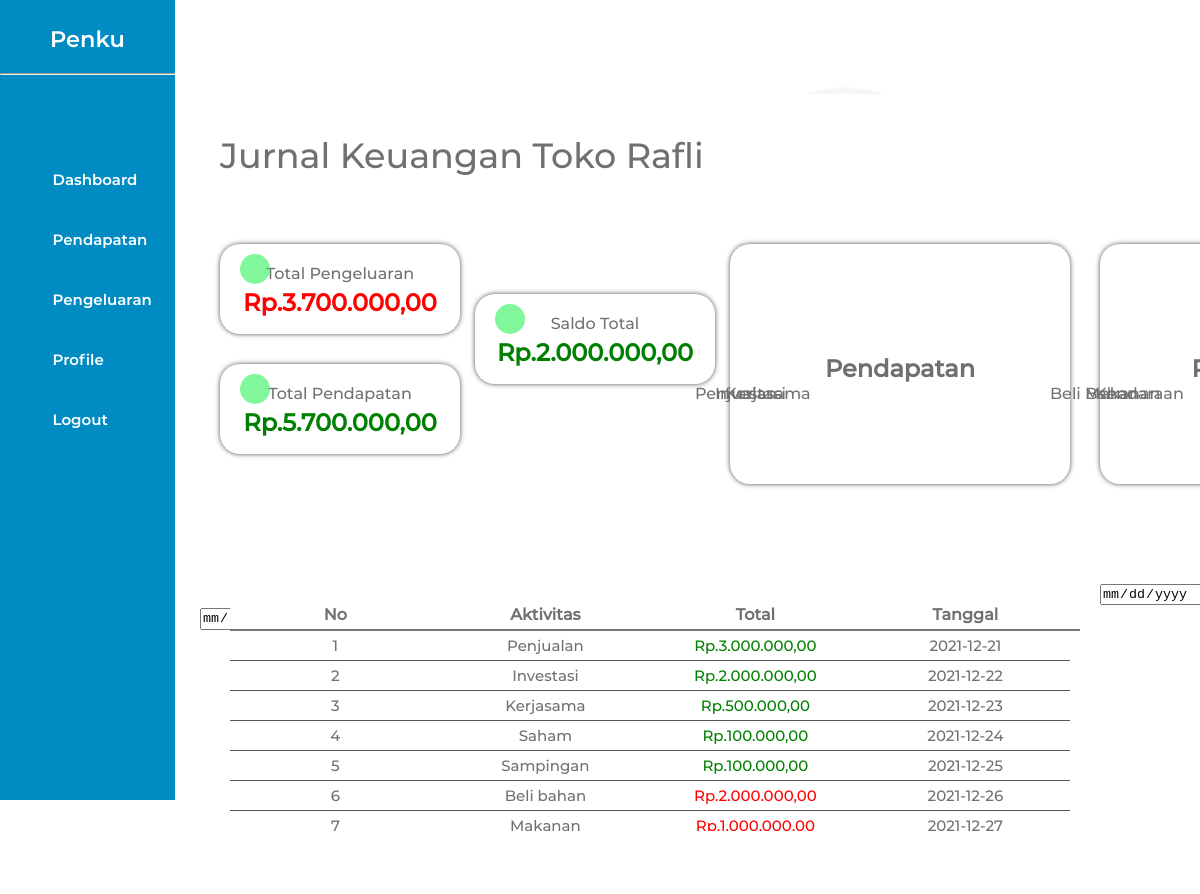
Screenshot of /Tampilan_Menu/index.php (signed in) with the database file from the repository.
### tables this page shows
CREATE TABLE `pelaku_ukm` (
  `id` int(100) NOT NULL,
  `email` varchar(30) NOT NULL,
  `username` varchar(25) NOT NULL,
  `password` varchar(20) NOT NULL
);

CREATE TABLE `pendapatan` (
  `id_pendapatan` int(11) NOT NULL,
  `kategori` varchar(100) NOT NULL,
  `deskripsi` varchar(100) NOT NULL,
  `jumlah` varchar(50) NOT NULL,
  `tanggal` date NOT NULL,
  `user_id` int(11) NOT NULL
);

CREATE TABLE `pengeluaran` (
  `id_pengeluaran` int(11) NOT NULL,
  `kategori` varchar(100) NOT NULL,
  `deskripsi` varchar(100) NOT NULL,
  `jumlah` varchar(50) NOT NULL,
  `tanggal` date NOT NULL,
  `user_id` int(15) NOT NULL
);

### Tampilan_Menu/index.php (the view, shortened to what this page needs)
<?php
  include "koneksi.php";
?>
<!DOCTYPE html>
<html lang="en">
<head>
    <link rel="stylesheet" href="style.css?v=<?php echo time(); ?>">
</head>
<body>
    <div class="sidebar">
        <div class="penku">
            <h2>Penku</h2>
            <hr />
        </div>
        <div class="menu dashboard" id="dashboard">Dashboard</div>
        <div class="menu incomes" id="incomes">Pendapatan</div>
        <div class="menu spendings" id="spendings">Pengeluaran</div>
        <div class="menu settings" id="settings">Profile</div>
        <div class="menu logout" id="logout"><a href="logout.php">Logout</a></div>
    </div>
    <?php
        $tampiluser =mysqli_query($koneksi, "SELECT * FROM pelaku_ukm WHERE id ='$_SESSION[user_id]'");
        $user =mysqli_fetch_array($tampiluser);
    ?>
    <div class="main-settings" id="main-settings">
        <div class="user-title">
            <p class="jurnal">Nama : <?=$user['username']?> </p>
            <p class="email">E-mail : <?=$user['email']?> </p>
            <a href="updateprofile.php" class="btn-update">Update Profile </a>
        </div>
    </div>
    <?php
        $tampiluser =mysqli_query($koneksi, "SELECT * FROM pelaku_ukm WHERE id ='$_SESSION[user_id]'");
        $user =mysqli_fetch_array($tampiluser);
    ?>
    <div class="main-dashboard" id="main-dashboard">
        <div class="user-title">
            <p>Jurnal Keuangan Toko <?=$user['username']?></p>
        </div>
        <?php
        $tampilpengeluaran =mysqli_query($koneksi, "SELECT SUM(jumlah) AS jumlaah FROM pengeluaran WHERE
        user_id='$_SESSION[user_id]'");
        $data = mysqli_fetch_array ($tampilpengeluaran);
         ?>
        <div class="white-small-box total-balance">
            <div class="circle-little"></div>
            <p>Total Pengeluaran</p>
            <h2 style="color:red">Rp.<?php echo number_format($data['jumlaah'], 2, ',' , '.') ?></h2>
        </div>
        <?php
        $tampilpengeluaran =mysqli_query($koneksi, "SELECT SUM(jumlah) AS jumlaaah FROM pendapatan WHERE
        user_id='$_SESSION[user_id]'");
        $data = mysqli_fetch_array ($tampilpengeluaran);
         ?>
        <div class="white-small-box target-saving">
            <div class="circle-little"></div>
            <p>Total Pendapatan</p>
            <h2 style="color:green">Rp.<?php echo number_format($data['jumlaaah'], 2, ',' , '.')?></h2>
        </div>
        <?php
        $tampilpengeluaran =mysqli_query($koneksi, "SELECT ((SELECT SUM(jumlah) AS jumlaaah FROM
        pendapatan WHERE
        user_id='$_SESSION[user_id]') - (SELECT SUM(jumlah) AS jumlaah FROM pengeluaran WHERE
        user_id='$_SESSION[user_id]')) AS total");
        $data = mysqli_fetch_array ($tampilpengeluaran);
         ?>
        <div class="white-small-box target-outcome" style="margin: 200px 0px 0px 275px; text-align: center;">
            <div class="circle-little"></div>
            <p>Saldo Total</p>
            <h2 style="color:green">Rp.<?php echo number_format($data['total'], 2, ',' , '.')?></h2>
        </div>
        <div class="white-large-box incomes-progress" style="margin: 150px 0px 0px 530px;">
            <div class="circle-3">
                <div class="round" data-value="0.6" data-thickness="6" data-size="80">
                    <span>Penjualan</span>
                </div>
                <div class="round" data-value="0.1" data-thickness="6" data-size="80">
                    <span>Investasi</span>
                </div>
                <div class="round" data-value="0.3" data-thickness="6" data-size="80">
                    <span id="round-2">Kerjasama</span>
                </div>
            </div>
            <h2>Pendapatan</h2>
        </div>
        <div class="white-large-box spendings-progress " style="margin: 150px 0px 0px 900px;">
            <div class="circle-3">
                <div class="round" data-value="0.5" data-thickness="6" data-size="80">
                    <span id="bahan">Beli Bahan</span>
                </div>
                <div class="round" data-value="0.4" data-thickness="6" data-size="80">
                    <span>Makanan</span>
                </div>
                <div class="round" data-value="0.1  " data-thickness="6" data-size="80">
                    <span id="round-2">Kendaraan</span>
                </div>
            </div>
            <h2>Pengeluaran</h2>
        </div>
        <table class="fixed-header" style="width: 850px; margin:50px 0px 0px 10px;">
            <thead>
                <div class="row">
                    <form method="POST" action="">
                        <input type="date" name="tgl_mulai" class="tgl">
                        <input type="date" name="tgl_selesai">
                        <input type="submit" name="filter_tgl" value="Filter"
                            style=" margin-left: 3px; background-color: #4CAF50; border:none; color: white; padding: 5px 8px; cursor: pointer;">
                    </form>
                </div>
                <tr>
                    <th>No</th>
                    <th>Aktivitas</th>
                    <th>Total</th>
                    <th>Tanggal</th>
                </tr>
            </thead>
            <tbody class="table-body">
                <?php
                    $no = 1;
                    $lihat = mysqli_query($koneksi, "SELECT * FROM pendapatan WHERE
                            user_id='$_SESSION[user_id]'");
                      while($data = mysqli_fetch_array($lihat))
                      {
                    ?>
                <tr>
                    <td><?= $no++ ?></td>
                    <td><?= $data['kategori']; ?></td>
                    <td style="color: green">Rp.<?= number_format($data['jumlah'], 2, ',' , '.') ?></td>
                    <td><?= $data['tanggal']; ?></td>
                </tr>
                <?php } ?>
                <?php
                        $lihat = mysqli_query($koneksi, "SELECT * FROM pengeluaran WHERE
                                user_id='$_SESSION[user_id]'");
                      while($data = mysqli_fetch_array($lihat))
                      {
                    ?>
                <tr>
                    <td><?= $no++ ?></td>
                    <td><?= $data['kategori']; ?></td>
                    <td style="color: red">Rp.<?= number_format($data['jumlah'], 2, ',' , '.') ?></td>
                    <td><?= $data['tanggal']; ?></td>
                </tr>
                <?php } ?>
            </tbody>
        </table>
    </div>
</body>
</html>

### Tampilan_Menu/style.css (style rules this page uses)
* { margin: 0; padding: 0; }
.penku { width: 100%; margin-top: 25px; }
hr { margin-top: 20px; }
.sidebar { position: relative; background-color: rgb(0, 139, 194); color: white; width: 175px; height: 100vh; display: flex; flex-direction: column; align-items: center; font-size: 15px; font-family: "Montserrat-Semibold"; }
.menu { margin: 10px 0px 0px 30px; width: 120px; height: 40px; padding: 10px 0px 0px 20px; background-color: rgb(0, 139, 194); color: white; border-radius: 10px 0px 0px 10px; cursor: pointer; }
.dashboard { margin-top: 85px; }
.logout a { text-decoration: none; color: #fff; }
.main-dashboard { position: relative; margin: -753px 0px 0px 200px; width: 85vw; height: 100vh; background-color: white; overflow: hidden; }
.main-settings { position: relative; margin: -753px 0px 0px 200px; width: 85vw; height: 100vh; background-color: white; overflow: hidden; }
.btn-update { width: 100px; display: inline-block; text-decoration: none; color: #5995fd; border: 2px solid #5995fd; padding: 12px 34px; font-size: 13px; margin-top: 50px; margin-left: 530px; position: relative; cursor: pointer; }
.user-title { position: absolute; font-family: "Montserrat-Medium"; color: #707070; margin: 40px 0px 0px 20px; }
.user-title .jurnal { font-size: 30px; margin-top: 40px; margin-left: 500px; }
.user-title .email { font-size: 30px; margin-top: 10px; margin-left: 500px; }
.user-title p { font-size: 35px; }
.white-small-box { position: absolute; background: white; padding: 20px; width: 200px; height: 50px; border-radius: 20px; box-shadow: 0px 0px 5px rgb(79, 77, 77); font-family: "Montserrat-Medium"; color: #707070; }
.white-small-box p { margin-bottom: 5px; }
.total-balance { margin: 150px 0px 0px 20px; }
.total-balance p, h2 { text-align: center; }
.target-saving { margin: 270px 0px 0px 20px; }
.target-saving p, h2 { text-align: center; }
.target-outcome { margin: 270px 0px 0px 20px; }
.circle-little { position: absolute; width: 30px; height: 30px; border-radius: 50px; background-color: #2bf159; margin-top: -10px; opacity: 60%; }
.white-large-box { position: absolute; background: white; padding: 20px; width: 300px; height: 200px; border-radius: 20px; box-shadow: 0px 0px 5px rgb(79, 77, 77); font-family: "Montserrat-Medium"; color: #707070; }
.incomes-progress { margin: 150px 0px 0px 300px; }
.spendings-progress { margin: 150px 0px 0px 680px; }
.circle-3 { background: white; display: flex; width: fit-content; height: fit-content; margin: 10px 0px 0px 0px; }
.round { margin: 10px; }
.round span { position: absolute; margin: 100px 0px 0px -65px; text-align: center; }
#round-2 { margin-left: -75px !important ; }
#bahan { margin-left: -80px !important ; }
.white-large-box h2 { margin-top: 60px; }
.tgl { margin-top: 490px; margin-left: 900px; }
table { position: absolute; font-family: "Montserrat-Medium"; top: 57%; left: 2%; height: 200px; overflow: hidden; }
.fixed-header { width: 830px; text-align: center; border-radius: 10px; border-collapse: collapse; }
.fixed-header thead tr th { text-align: center; }
.fixed-header tbody tr td { text-align: center; border-bottom: 0.5px solid #555; }
.fixed-header tbody { display: block; width: 100%; height: 200px; font-size: 15px; overflow: auto; color: #707070; }
.fixed-header thead tr { display: block; text-align: center !important; }
.fixed-header thead { background: white; color: #707070; border-bottom: 2px #777 solid; border-radius: 10px; }
.fixed-header th, .fixed-header td { padding: 5px; text-align: left; width: 200px; }

### rows the page displays
pelaku_ukm: username "Rafli"
pendapatan: kategori "Penjualan", jumlah "3.000.000,00", tanggal "2021-12-21"
pendapatan: kategori "Investasi", jumlah "2.000.000,00", tanggal "2021-12-22"
pendapatan: kategori "Kerjasama", jumlah "500.000,00", tanggal "2021-12-23"
pendapatan: kategori "Saham", jumlah "100.000,00", tanggal "2021-12-24"
pendapatan: kategori "Sampingan", jumlah "100.000,00", tanggal "2021-12-25"
pengeluaran: kategori "Beli bahan", jumlah "2.000.000,00", tanggal "2021-12-26"
pengeluaran: kategori "Makanan", jumlah "1.000.000,00", tanggal "2021-12-27"

### other values shown
$data['jumlaah'] "3.700.000,00"
$data['jumlaaah'] "5.700.000,00"
$data['total'] "2.000.000,00"
